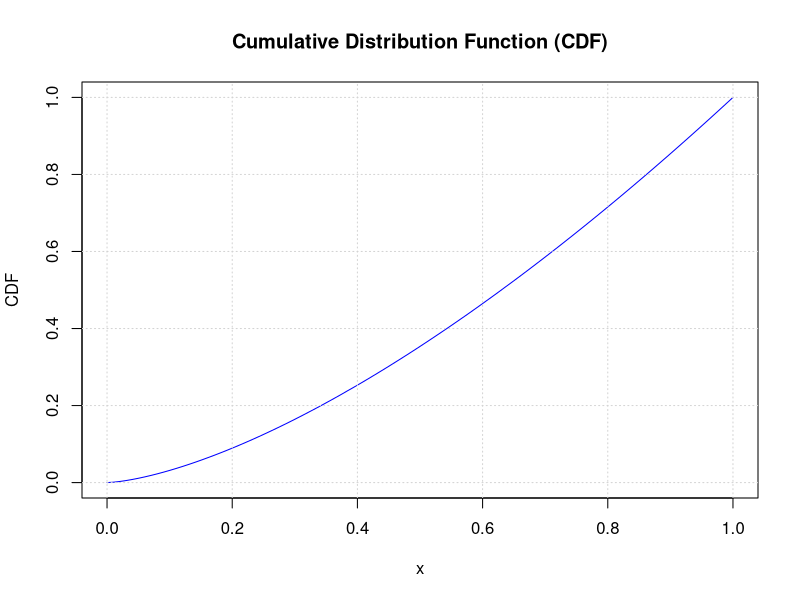
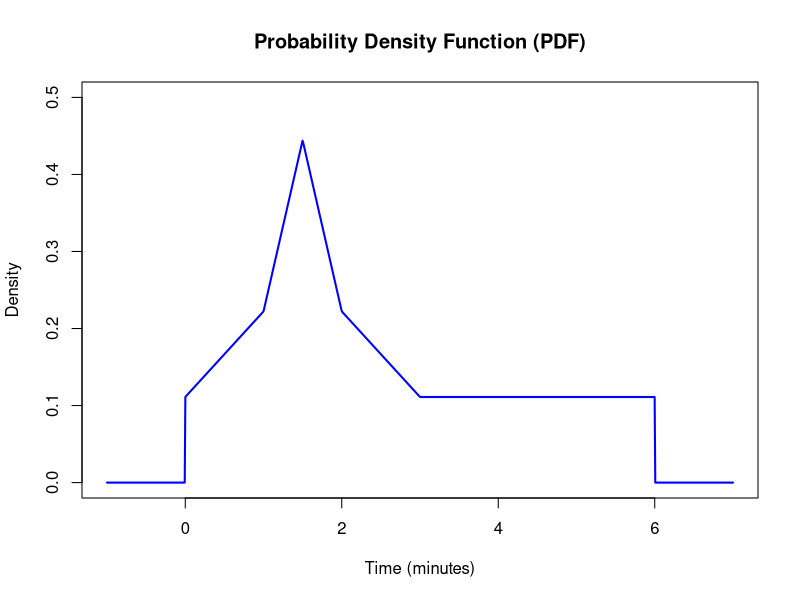

Source code (R) for these figures, in order:
# Define the probability density function
PDF <- function(x) {
  ifelse(0 <= x & x <= 1, (3/2) * sqrt(x), 0)
}

# Calculate the cumulative distribution function (CDF)
CDF <- function(x) {
  sapply(x, function(x_val) {
    integrate(PDF, -Inf, x_val)$value
  })
}

# Create a sequence of x values
x_values <- seq(0, 1, length.out = 100)

# Calculate the CDF values for the sequence of x values
cdf_values <- CDF(x_values)

# Plot the CDF
plot(x_values, cdf_values, type = "l", col = "blue",
     main = "Cumulative Distribution Function (CDF)",
     xlab = "x", ylab = "CDF")

# Add a grid
grid()

P_0_3_to_0_6 <- CDF(0.6) - CDF(0.3)
cat("P(0.3<X<0.6) using CDF= ", P_0_3_to_0_6)


# Define the probability density function
fX <- function(x) {
  ifelse(x < 0, 0,
         ifelse(x < 1, 1/9 * (x + 1),
                ifelse(x < 3/2, 4/9 * (x - 1/2),
                       ifelse(x < 2, 4/9 * (5/2 - x),
                              ifelse(x < 3, 1/9 * (4 - x),
                                     ifelse(x < 6, 1/9, 0))))))
}

# Plot the probability density function
x <- seq(-1, 7, length.out = 1000)
plot(x, fX(x), type = "l", col = "blue", lwd = 2, ylim = c(0, 0.5),
     main = "Probability Density Function (PDF)", xlab = "Time (minutes)", ylab = "Density")

# Calculate P(A) and P(B)

P_A <- integrate(fX, 0, 2)$value

P_B <- integrate(fX, 0, 3)$value

# Calculate P(A U B)
P_A_intersect_B <- integrate(fX, 0, 2)$value

# Calculate P(B|A)

P_B_given_A <- P_A_intersect_B/P_A

# Calculate P(A' ∩ B')
P_A_complement_intersect_B_complement <- integrate(fX, -Inf, 0)$value + integrate(fX, 3, Inf)$value

# Print the results
cat("P(B|A):", P_B_given_A, "\n")
cat("P(A' ∩ B'): ", P_A_complement_intersect_B_complement)

